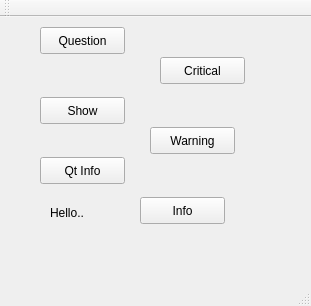
<?xml version="1.0" encoding="UTF-8"?>
<ui version="4.0">
 <class>MainWindow</class>
 <widget class="QMainWindow" name="MainWindow">
  <property name="geometry">
   <rect>
    <x>0</x>
    <y>0</y>
    <width>311</width>
    <height>306</height>
   </rect>
  </property>
  <property name="windowTitle">
   <string>MainWindow</string>
  </property>
  <widget class="QWidget" name="centralWidget">
   <widget class="QPushButton" name="pushB1">
    <property name="geometry">
     <rect>
      <x>40</x>
      <y>80</y>
      <width>85</width>
      <height>27</height>
     </rect>
    </property>
    <property name="text">
     <string>Show</string>
    </property>
   </widget>
   <widget class="QPushButton" name="pushB2">
    <property name="geometry">
     <rect>
      <x>40</x>
      <y>140</y>
      <width>85</width>
      <height>27</height>
     </rect>
    </property>
    <property name="text">
     <string>Qt Info</string>
    </property>
   </widget>
   <widget class="QPushButton" name="pushB3">
    <property name="geometry">
     <rect>
      <x>160</x>
      <y>40</y>
      <width>85</width>
      <height>27</height>
     </rect>
    </property>
    <property name="text">
     <string>Critical</string>
    </property>
   </widget>
   <widget class="QPushButton" name="pushB4">
    <property name="geometry">
     <rect>
      <x>140</x>
      <y>180</y>
      <width>85</width>
      <height>27</height>
     </rect>
    </property>
    <property name="text">
     <string>Info</string>
    </property>
   </widget>
   <widget class="QPushButton" name="pushB5">
    <property name="geometry">
     <rect>
      <x>40</x>
      <y>10</y>
      <width>85</width>
      <height>27</height>
     </rect>
    </property>
    <property name="text">
     <string>Question</string>
    </property>
   </widget>
   <widget class="QPushButton" name="pushB6">
    <property name="geometry">
     <rect>
      <x>150</x>
      <y>110</y>
      <width>85</width>
      <height>27</height>
     </rect>
    </property>
    <property name="text">
     <string>Warning</string>
    </property>
   </widget>
   <widget class="QLabel" name="lab1">
    <property name="geometry">
     <rect>
      <x>50</x>
      <y>180</y>
      <width>71</width>
      <height>31</height>
     </rect>
    </property>
    <property name="text">
     <string>Hello..</string>
    </property>
   </widget>
  </widget>
  <widget class="QMenuBar" name="menuBar">
   <property name="geometry">
    <rect>
     <x>0</x>
     <y>0</y>
     <width>311</width>
     <height>25</height>
    </rect>
   </property>
  </widget>
  <widget class="QToolBar" name="mainToolBar">
   <attribute name="toolBarArea">
    <enum>TopToolBarArea</enum>
   </attribute>
   <attribute name="toolBarBreak">
    <bool>false</bool>
   </attribute>
  </widget>
  <widget class="QStatusBar" name="statusBar"/>
 </widget>
 <layoutdefault spacing="6" margin="11"/>
 <resources/>
 <connections/>
</ui>
